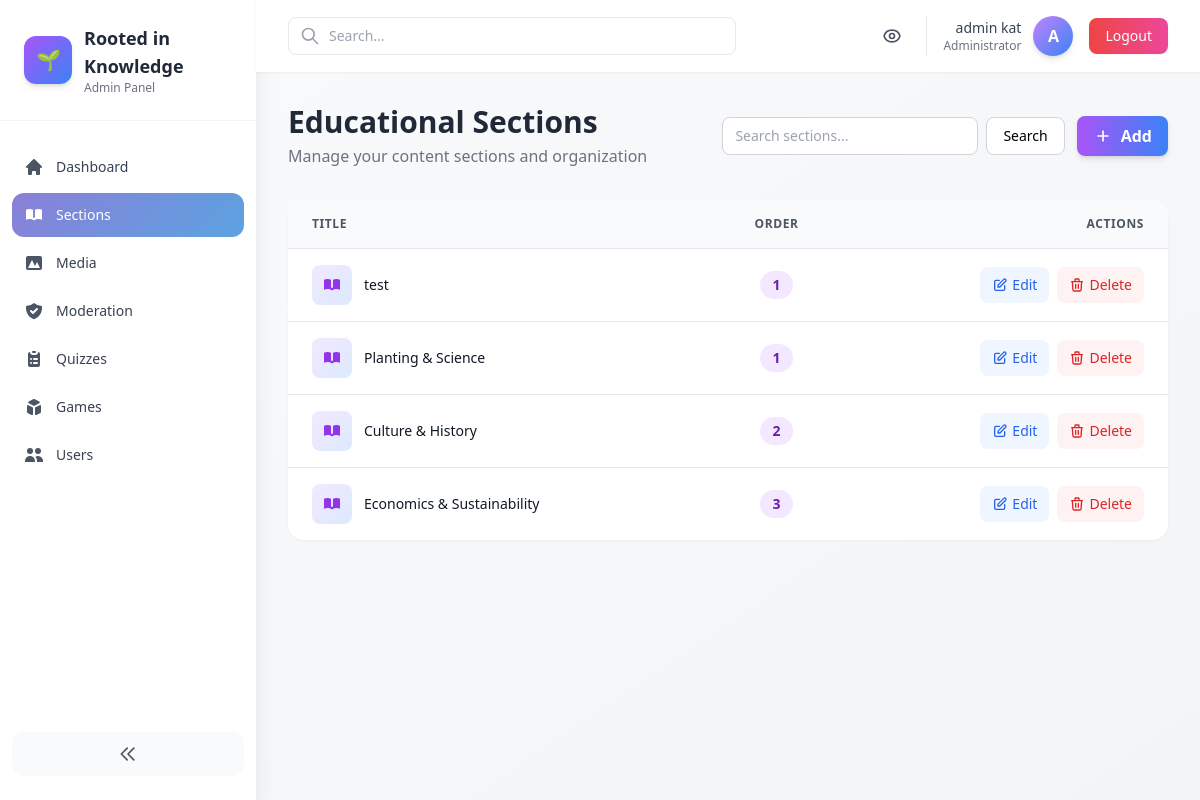
The app's page /admin-panel/sections/ (signed in), older data.
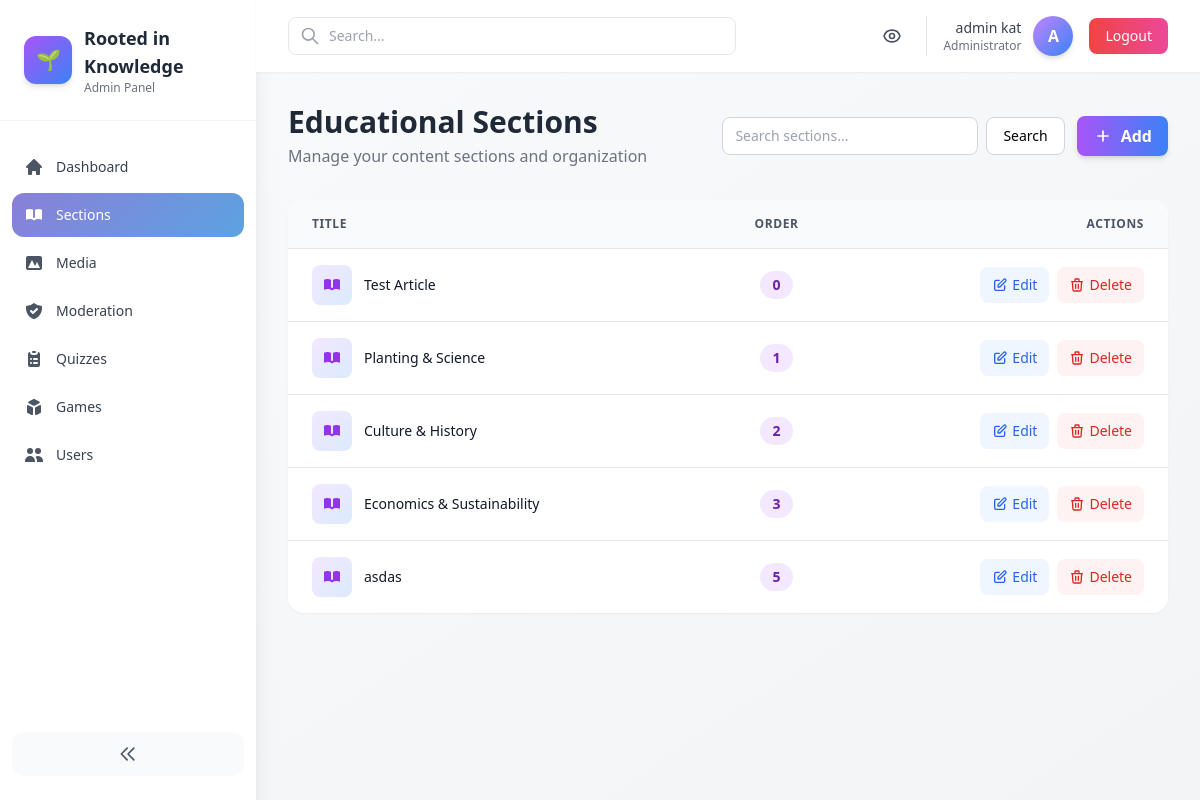
The same page, newer data.
### core/models.py (models this page shows, shortened)
class EducationalSection(models.Model):
    SLUG_MAX = 100
    title = models.CharField(max_length=200)
    slug = models.SlugField(max_length=SLUG_MAX, unique=True)
    description = models.TextField(blank=True)
    content = models.TextField(blank=True)
    order = models.PositiveIntegerField(default=0)
    created_at = models.DateTimeField(auto_now_add=True)
    class Meta:
        ordering = ['order', '-created_at']

### core/admin_panel/views.py (the view)
# urls.py: path('admin-panel/sections/', admin_views.SectionListView.as_view(), name='admin_sections'),
@method_decorator(staff_member_required, name='dispatch')
class SectionListView(ListView):
    model = EducationalSection
    template_name = 'core/admin_panel/section_list.html'
    context_object_name = 'sections'
    paginate_by = 12
    def get_queryset(self):
        qs = super().get_queryset()
        q = self.request.GET.get('q')
        if q:
            qs = qs.filter(title__icontains=q)
        return qs

### core/templates/core/admin_panel/section_list.html (shortened to what the changed rows need)
{% extends 'core/admin_panel/base.html' %}
{% block content %}
<div class="flex flex-col sm:flex-row sm:items-center sm:justify-between mb-8 gap-4">
  <div>
    <h1 class="text-3xl font-bold text-gray-800">Educational Sections</h1>
  </div>
</div>
<div class="bg-white rounded-2xl shadow-sm overflow-hidden">
  <div class="overflow-x-auto">
    <table class="min-w-full divide-y divide-gray-200">
      <thead class="bg-gray-50">
        <tr>
          <th scope="col" class="px-6 py-4 text-left text-xs font-semibold text-gray-600 uppercase tracking-wider">
            Title
          </th>
          <th scope="col" class="px-6 py-4 text-center text-xs font-semibold text-gray-600 uppercase tracking-wider">
            Order
          </th>
          <th scope="col" class="px-6 py-4 text-right text-xs font-semibold text-gray-600 uppercase tracking-wider">
            Actions
          </th>
        </tr>
      </thead>
      <tbody class="bg-white divide-y divide-gray-200">
        {% for s in sections %}
          <tr class="hover:bg-gray-50 transition-colors">
            <td class="px-6 py-4 whitespace-nowrap">
              <div class="flex items-center gap-3">
                <div class="w-10 h-10 bg-gradient-to-br from-purple-100 to-blue-100 rounded-lg flex items-center justify-center flex-shrink-0">
                </div>
                <div>
                  <div class="text-sm font-medium text-gray-900">{{ s.title }}</div>
                </div>
              </div>
            </td>
            <td class="px-6 py-4 whitespace-nowrap text-center">
              <span class="px-3 py-1 inline-flex text-sm leading-5 font-semibold rounded-full bg-purple-100 text-purple-800">
                {{ s.order }}
              </span>
            </td>
            <td class="px-6 py-4 whitespace-nowrap text-right text-sm font-medium">
              <div class="flex items-center justify-end gap-2">
                <a href="{% url 'core:admin_section_edit' s.pk %}" class="inline-flex items-center gap-1 px-3 py-2 bg-blue-50 text-blue-600 hover:bg-blue-100 rounded-lg transition-colors">
                  <svg class="w-4 h-4" fill="none" stroke="currentColor" viewBox="0 0 24 24">
                    <path stroke-linecap="round" stroke-linejoin="round" stroke-width="2" d="M11 5H6a2 2 0 00-2 2v11a2 2 0 002 2h11a2 2 0 002-2v-5m-1.414-9.414a2 2 0 112.828 2.828L11.828 15H9v-2.828l8.586-8.586z"></path>
                  </svg>
                  Edit
                </a>
                <a href="{% url 'core:admin_section_delete' s.pk %}" class="inline-flex items-center gap-1 px-3 py-2 bg-red-50 text-red-600 hover:bg-red-100 rounded-lg transition-colors">
                  <svg class="w-4 h-4" fill="none" stroke="currentColor" viewBox="0 0 24 24">
                    <path stroke-linecap="round" stroke-linejoin="round" stroke-width="2" d="M19 7l-.867 12.142A2 2 0 0116.138 21H7.862a2 2 0 01-1.995-1.858L5 7m5 4v6m4-6v6m1-10V4a1 1 0 00-1-1h-4a1 1 0 00-1 1v3M4 7h16"></path>
                  </svg>
                  Delete
                </a>
              </div>
            </td>
          </tr>
        {% endfor %}
      </tbody>
    </table>
  </div>
</div>
{% endblock %}

Row changes from the older to the newer data that the page shows:
removed EducationalSection: title "test", order "1"
added EducationalSection: title "Test Article", order "0"
added EducationalSection: title "asdas", order "5"
